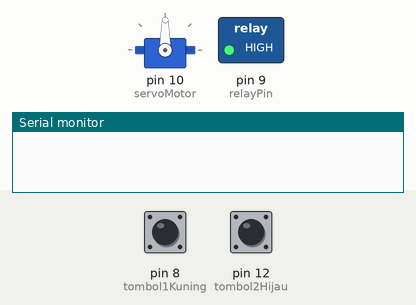
Simulated run of this sketch. Board: Arduino Uno, built with avr-gcc and run on an emulated ATmega328P. Parts: servo, switched loads named in the sketch (green lamp = pin HIGH), the last lines printed to the serial monitor. The test bench sets the inputs (shaded band); at power-on: pin 12 (tombol2Hijau) HIGH, pin 8 (tombol1Kuning) HIGH.

Above: at 1.2 s.
1.3 s: pin 12 (tombol2Hijau) pulled LOW for 0.15 s
At 2.7 s:
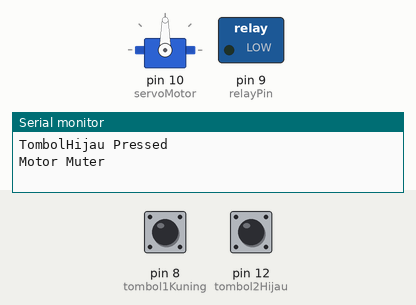
4.4 s: pin 8 (tombol1Kuning) pulled LOW for 3.2 s
At 10.5 s:
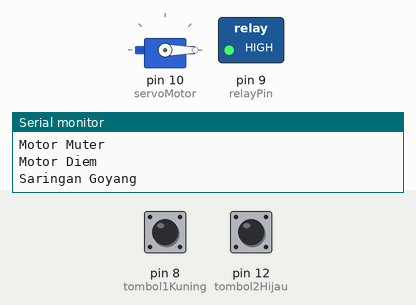
Timing chart, 0 to 13.5 s (numbered marks = the images above; inputs shaded):
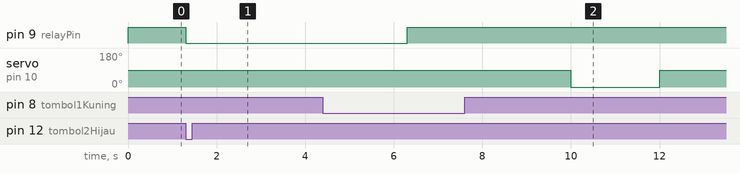

The sketch:

Code.ino
```cpp
#include <Servo.h>
#define tombol1Kuning 8
#define tombol2Hijau 12
#define relayPin 9
#define servoMotor 10

// -------- EDITABLE SPACE --------
// Servo Control
Servo myservo;
int normal_position = 0;
int niris_position = 90;
int jumlahGoyang = 2;

//Deklerasi Sistem Waktu Sistem dalam millisecond
unsigned long time;
unsigned long previousMillis=0; // Pencatat ingatan waktu
// unsigned long intervalGoyang = 10000; // contoh untuk Setiap 10 detik saringan goyang
unsigned long intervalGoyang = 10000;
// unsigned long intervalMuter = 5000; // contoh untuk Setiap 5 detik muter
unsigned long intervalMuter = 5000;

// -------- EDITABLE SPACE --------

enum m_state{
  wait_stat,
  saringan_goyang,
  motor_muter
  };

m_state state_now = wait_stat;

void setup() {
  // put your setup code here, to run once:
  Serial.begin(9600);
  pinMode(tombol1Kuning, INPUT_PULLUP);
  pinMode(tombol2Hijau, INPUT_PULLUP);
  pinMode(relayPin, OUTPUT);
  digitalWrite(relayPin,HIGH);
  pinMode(servoMotor, OUTPUT);
  myservo.attach(servoMotor);
//  pinMode(tombol2Hijau, INPUT_PULLUP);
}

void loop() {
  switch(state_now){
    case wait_stat:
      if(digitalRead(tombol1Kuning) == 0){
        state_now = saringan_goyang;
      }else if(digitalRead(tombol2Hijau) == 0){
        Serial.println("TombolHijau Pressed");
        state_now = motor_muter;
      }
      break;
    case motor_muter:
      digitalWrite(relayPin,LOW);
      Serial.println("Motor Muter");
      delay(intervalMuter);
      digitalWrite(relayPin,HIGH);
      Serial.println("Motor Diem");
      state_now = wait_stat;
      break;
    case saringan_goyang:
      int goyangCount = 0;
      while(goyangCount < jumlahGoyang){
          // Get snapshot of time
         unsigned long currentMillis = millis();
         // How much time has passed, accounting for rollover with subtraction!
         if ((unsigned long)(currentMillis - previousMillis) >= intervalGoyang) {
            // Lakukan Setiap Interval
            Serial.println("Saringan Goyang");
            myservo.write(normal_position);
            delay(2000);
            myservo.write(niris_position);
            delay(2000);
            goyangCount = goyangCount + 1;

            // Use the snapshot to set track time until next event
            previousMillis = currentMillis;
         }

      }
      state_now = motor_muter;
      break;

  }
}
```

Measured:
- after the input at 1.3 s, pin 9 (relayPin): HIGH → LOW at once
- after the input at 4.4 s, servo on pin 10 (servoMotor): 90° → 0° after 5.6 s, → 90° 2.0 s later
